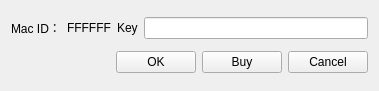
<?xml version="1.0" encoding="UTF-8"?>
<ui version="4.0">
 <class>Form_Register</class>
 <widget class="QWidget" name="Form_Register">
  <property name="geometry">
   <rect>
    <x>0</x>
    <y>0</y>
    <width>379</width>
    <height>91</height>
   </rect>
  </property>
  <property name="windowTitle">
   <string>Regist</string>
  </property>
  <property name="windowIcon">
   <iconset resource="pedollc.qrc">
    <normaloff>:/PeDollc/Resources/key.png</normaloff>:/PeDollc/Resources/key.png</iconset>
  </property>
  <layout class="QVBoxLayout" name="verticalLayout">
   <item>
    <layout class="QHBoxLayout" name="horizontalLayout_4">
     <item>
      <layout class="QHBoxLayout" name="horizontalLayout_3">
       <item>
        <widget class="QLabel" name="label_2">
         <property name="text">
          <string>Mac ID：</string>
         </property>
        </widget>
       </item>
       <item>
        <widget class="QLabel" name="label_MacID">
         <property name="text">
          <string>FFFFFF</string>
         </property>
        </widget>
       </item>
      </layout>
     </item>
     <item>
      <layout class="QHBoxLayout" name="horizontalLayout_2">
       <item>
        <widget class="QLabel" name="label">
         <property name="text">
          <string>Key</string>
         </property>
        </widget>
       </item>
       <item>
        <widget class="QLineEdit" name="lineEdit_Key">
         <property name="maxLength">
          <number>16</number>
         </property>
        </widget>
       </item>
      </layout>
     </item>
    </layout>
   </item>
   <item>
    <layout class="QHBoxLayout" name="horizontalLayout">
     <item>
      <spacer name="horizontalSpacer">
       <property name="orientation">
        <enum>Qt::Horizontal</enum>
       </property>
       <property name="sizeHint" stdset="0">
        <size>
         <width>40</width>
         <height>20</height>
        </size>
       </property>
      </spacer>
     </item>
     <item>
      <widget class="QPushButton" name="pushButton_ok">
       <property name="text">
        <string>OK</string>
       </property>
      </widget>
     </item>
     <item>
      <widget class="QPushButton" name="pushButton_Buy">
       <property name="text">
        <string>Buy</string>
       </property>
      </widget>
     </item>
     <item>
      <widget class="QPushButton" name="pushButton_Cancel">
       <property name="text">
        <string>Cancel</string>
       </property>
      </widget>
     </item>
    </layout>
   </item>
  </layout>
 </widget>
 <resources>
  <include location="pedollc.qrc"/>
 </resources>
 <connections>
  <connection>
   <sender>pushButton_Cancel</sender>
   <signal>clicked()</signal>
   <receiver>Form_Register</receiver>
   <slot>close()</slot>
   <hints>
    <hint type="sourcelabel">
     <x>296</x>
     <y>51</y>
    </hint>
    <hint type="destinationlabel">
     <x>130</x>
     <y>66</y>
    </hint>
   </hints>
  </connection>
 </connections>
</ui>
